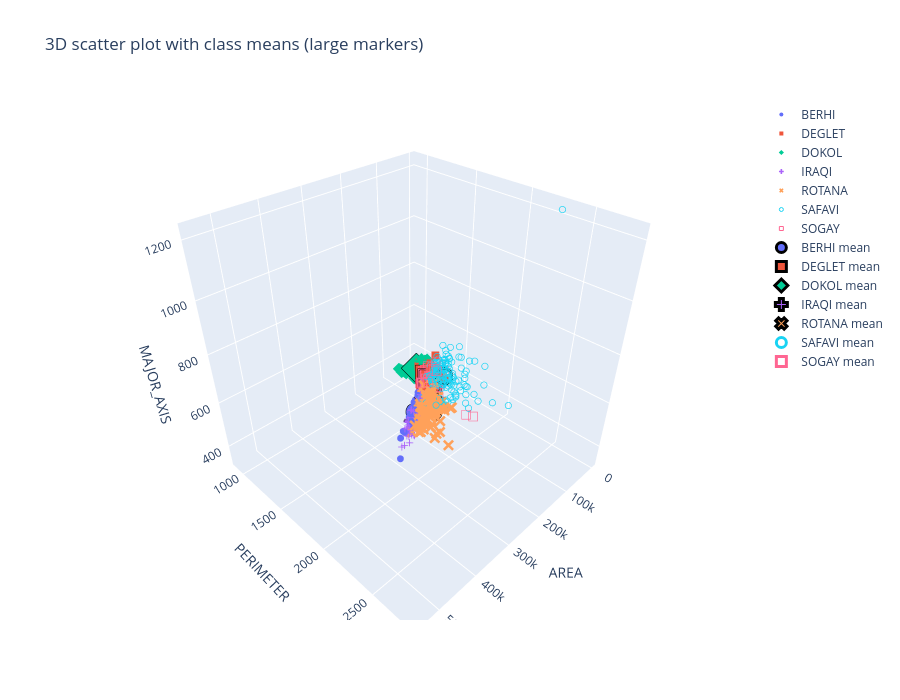

Here is the notebook cell this chart was saved with:
### Markdown cell above
## Task 9: 3D plot with class means

Same as task 8 but in 3D, using the task 7 plot as the base.

### Code cell
fig = make_3d_figure()
for k, name in enumerate(class_names):
    fig.add_trace(go.Scatter3d(
        x=[means[k, 0]], y=[means[k, 1]], z=[means[k, 2]], mode="markers",
        name=name + " mean",
        marker=dict(symbol=symbols_3d[k], size=10, color=colors[k],
                    line=dict(color="black", width=3))))
fig.update_layout(title="3D scatter plot with class means (large markers)")
fig.show()
